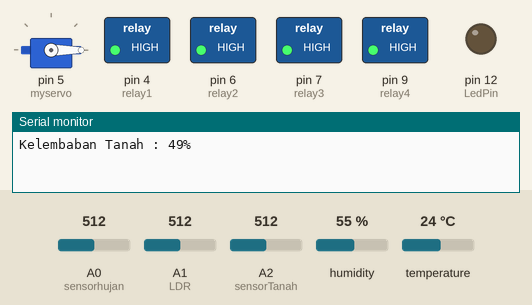
Recording of a sketch running on a simulated Arduino Uno, built with avr-gcc and run on an emulated ATmega328P. Shown: servo, switched loads named in the sketch (green lamp = pin HIGH), output pins drawn as LEDs (lit = HIGH), the last lines printed to the serial monitor. The inputs (shaded band) are chosen by the test bench; at power-on: A0 (sensorhujan) = 512, A1 (LDR) = 512, A2 (sensorTanah) = 512, humidity 55 %, temperature 24 °C. The modem accepts every AT command (registered, SIM ready, sends succeed) and sends nothing else.

Above: at 0.1 s.
At 17.3 s:
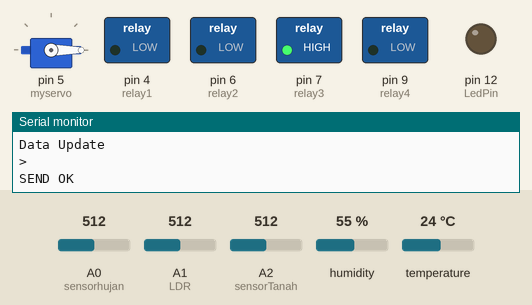
Timing chart, 0 to 18.8 s (numbered marks = the images above):
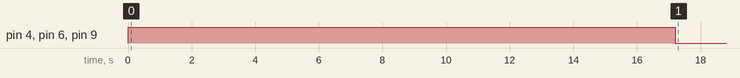

Measured:
- by itself, pin 4 (relay1), pin 6 (relay2), pin 9 (relay4): HIGH → LOW at 17.2 s

The sketch:

program.ino
```cpp
    #include <dht.h>
    #include <DHT.h>
    #include <SoftwareSerial.h>
    #include <Servo.h>

    Servo myservo;
    dht DHT;
    int sensor = 8;
    const int sensorTanah = A2;
    const int sensorhujan = A0;
    int LDR = A1;
    const int relay1 = 4;
    const int relay2 = 6;
    const int relay3 = 7;
    const int relay4 = 9;
    int moisture;
    int hujan;
    int  humidity,temperature;
    int ldr;
    int LedPin = 12;
    int up = 90;
    int down = 0;
    long int period = 300000;
    long int time_now = 0;
    int pos = 0;

    SoftwareSerial wifi(10,11); // RX, TX

void setup() {

    pinMode (sensor,INPUT);
    pinMode (sensorTanah, INPUT);
    pinMode (LedPin,OUTPUT);
    pinMode (LDR,INPUT);
    pinMode (sensorhujan, INPUT);
    pinMode (relay1,OUTPUT);
    pinMode (relay2,OUTPUT);
    pinMode (relay3,OUTPUT);
    pinMode (relay4,OUTPUT);

    digitalWrite (relay1,HIGH);
    digitalWrite (relay2,HIGH);
    digitalWrite (relay3,HIGH);
    digitalWrite (relay4,HIGH);
    myservo.attach(5);
    myservo.write(pos);
    Serial.begin(9600);
    wifi.begin(9600);

}

void loop() {

    myservo.attach(5);
    moisture = analogRead(sensorTanah);
    moisture = map (moisture,1023,0,0,100);
    Serial.print ("Kelembaban Tanah : ");
    Serial.print(moisture);
    Serial.println ("%");
    delay (3000);

    DHT.read22(sensor);
    humidity=DHT.humidity;
    temperature=DHT.temperature;
    Serial.print("Kelembaban Udara:");
    Serial.print(humidity);
    Serial.println("%");
    Serial.print("Suhu:");
    Serial.print(temperature);
    Serial.println("'C \n");
    delay (3000);

    hujan = analogRead(sensorhujan);
    hujan = map (hujan,1023,0,100,0);
    Serial.print ("Cuaca : ");
    Serial.print(hujan);
    Serial.println ("%");
    delay (3000);

    ldr = analogRead(LDR);
    ldr = map (ldr,1023,0,100,0);
    Serial.print ("Intensitas Cahaya : ");
    Serial.print(ldr);
    Serial.println ("% \n");
    myservo.detach();
    delay (3000);

   // digitalWrite (relay1, HIGH);
    //digitalWrite (relay4, HIGH);
    delay (1000);
{
    String cmd = "AT+CIPSTART=\"TCP\",\"";
    cmd+= "184.106.153.149"; // api.thingspeak.com
    cmd+="\",80";
    wifi.println(cmd);
    Serial.println(cmd);
    if (wifi.find("Error"));

    delay (2000);

    //if (millis() >= time_now + period){time_now += period;

    Serial.println ( "Data Update \n");

    String getStr = "GET https://api.thingspeak.com/update?api_key=JKF1XIID057BFF12&field1=0" ;
    getStr +="&field1=";
    getStr += String(humidity);
    getStr +="&field2=";
    getStr += String(temperature);
    getStr +="&field3=";
    getStr += String(moisture);
    getStr +="&field4=";
    getStr += String(hujan);
    getStr +="&field5=";
    getStr += String(ldr);
    getStr += "\r\n\r\n";

//getStr +="HTTP/1.1/1/rn";
//getStr +="\r\n";
    wifi.print("AT+CIPSEND=");
    wifi.println(getStr.length());
    if (wifi.find(">")){
    Serial.print(">");
  } else {
    wifi.println("AT+CIPCLOSE");
    Serial.println("Koneksi Timeout");
    delay(1000);
  }
    wifi.print(getStr);
    delay(1000);

    while(wifi.available())
  {
    char c =wifi.read();
    Serial.write(c);
    if (c=='r') Serial.print('n');
  }
}

   if (moisture >= 60 && moisture <= 75 )
  {
     digitalWrite (relay4,HIGH);
  }
    else if (moisture <= 59)
  {
     digitalWrite (relay4,LOW);
  }
    else if (moisture >= 76)
  {
     digitalWrite (relay4,HIGH);
  }

   if ((temperature >= 22 && temperature <= 28) && (humidity >= 70 && humidity <= 80))
  {
    digitalWrite (relay1,HIGH);
    digitalWrite (relay2,HIGH);
    digitalWrite (relay3,HIGH);
  }
    else if (humidity <= 70 && temperature >= 29)
  {
    digitalWrite (relay1,LOW);
    digitalWrite (relay2,LOW);
    digitalWrite (relay3,HIGH);
  }
    else if (humidity >= 80 && temperature <= 21)
  {
    digitalWrite (relay1,HIGH);
    digitalWrite (relay2,HIGH);
    digitalWrite (relay3,LOW);
  }
    else if ((temperature >= 22 && temperature <= 28) && humidity >= 80)
  {
    digitalWrite (relay1,HIGH);
    digitalWrite (relay2,HIGH);
    digitalWrite (relay3,LOW);
  }
    else if ((temperature >= 22 && temperature <= 28)&& humidity <= 70)
  {
    digitalWrite (relay1,LOW);
    digitalWrite (relay2,LOW);
    digitalWrite (relay3,HIGH);
  }
    else if ((humidity >= 70 && humidity <= 80) && temperature >= 29)
  {
    digitalWrite (relay1,HIGH);
    digitalWrite (relay2,LOW);
    digitalWrite (relay3,HIGH);
  }
   else if ((humidity >= 70 && humidity <=80 )&& temperature <= 21)
  {
    digitalWrite (relay1,HIGH);
    digitalWrite (relay2,HIGH);
    digitalWrite (relay3,LOW);
  }
    else if (humidity >= 80 && temperature >= 29)
  {
    digitalWrite (relay1,HIGH);
    digitalWrite (relay2,HIGH);
    digitalWrite (relay3,LOW);
  }
    else if (humidity <= 70 && temperature <= 21)
  {
    digitalWrite (relay1,LOW);
    digitalWrite (relay2,HIGH);
    digitalWrite (relay3,LOW);
  }


   if (hujan >= 51)
  {
    for (pos = 0; pos == 0; pos -= 1) {
    myservo.write(pos);
    delay(15);

  }
  }
   else if (hujan <= 50)
  {
    for (pos = 0; pos <= 110; pos += 1) {
    myservo.write(pos);
    delay(15);

    }
  }


  if (ldr >=26)
  {
    digitalWrite (LedPin,LOW);
  }
    else if (ldr <= 25)
  {
    digitalWrite (LedPin,HIGH);
  }

     delay (3000);
}
```
